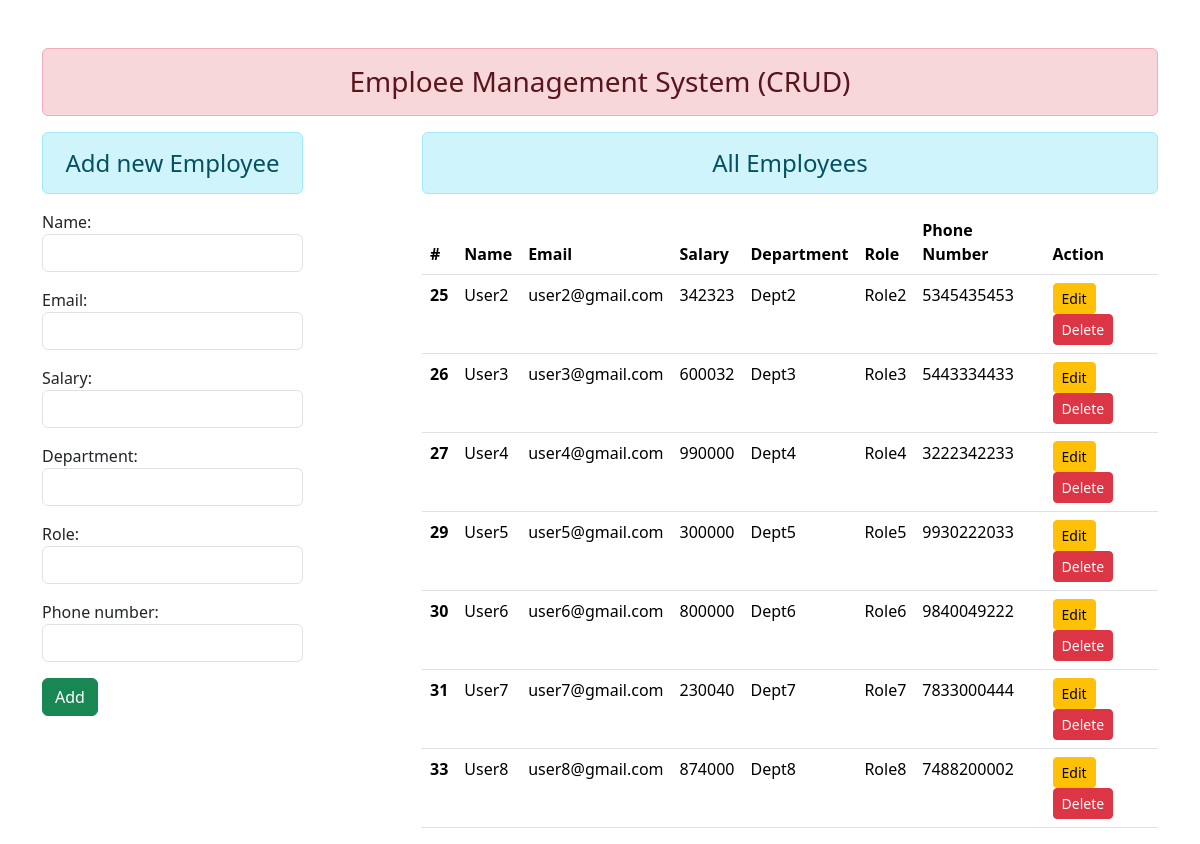
Before: / with the older database file.
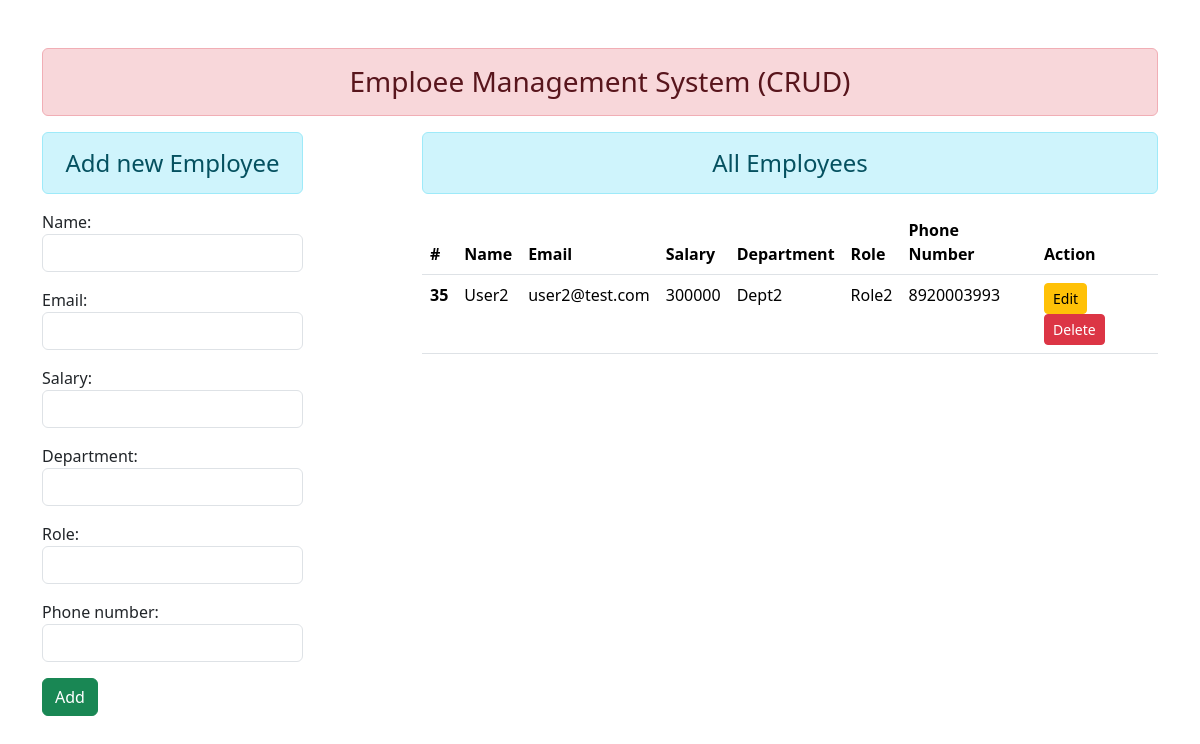
After: the same page with the newer database file.
### employee/models.py (models this page shows, shortened)
class Employee(models.Model):
    name = models.CharField(max_length=50)
    email = models.EmailField(max_length=100)
    salary = models.IntegerField()
    department = models.CharField(max_length=50)
    role = models.CharField(max_length=50)
    phone_number = models.TextField(max_length=10)

### employee/views.py (the view, shortened to what this page needs)
# urls.py: path('', views.EmployeeAddShowView.as_view(), name="addandshow"),
class EmployeeAddShowView(TemplateView):
    template_name = 'employee/addandshow.html'
    def get_context_data(self, **kwargs):
        context = super().get_context_data(**kwargs)
        fm = EmployeeForm()
        emp = Employee.objects.all()
        context = {'form': fm, 'emp': emp}
        return context

### employee/forms.py
class EmployeeForm(forms.ModelForm):
    class Meta:
        model = Employee
        fields = '__all__'
        widgets = {
            'name': forms.TextInput(attrs={'class': 'form-control'}),
            'email': forms.EmailInput(attrs={'class': 'form-control'}),
            'salary': forms.NumberInput(attrs={'class': 'form-control'}),
            'department': forms.TextInput(attrs={'class': 'form-control'}),
            'role': forms.TextInput(attrs={'class': 'form-control'}),
            'phone_number': forms.TextInput(attrs={'class': 'form-control'}),
        }

### employee/templates/employee/addandshow.html (shortened to what this page needs)
{% extends 'employee/base.html' %}
{% block content %}
<div class="row">
    <div class="col-sm-3">
        <h4 class="text-center alert alert-info">Add new Employee</h4>
        <form action="" method="POST">
            {{form.as_p}}
            <input type="submit" class="btn btn-success" value="Add">
        </form>
    </div>
    <div class="col-sm-8 offset-1">
        <h4 class="text-center alert alert-info">All Employees</h4>
        {% if emp %}
        <table class="table">
            <thead>
            <tr>
                <th scope="col">#</th>
                <th scope="col">Name</th>
                <th scope="col">Email</th>
                <th scope="col">Salary</th>
                <th scope="col">Department</th>
                <th scope="col">Role</th>
                <th scope="col">Phone Number</th>
                <th scope="col">Action</th>
            </tr>
            </thead>
            <tbody>
            {% for ep in emp %}
            <tr>
                <th scope="row">{{ep.pk}}</th>
                <td>{{ep.name}}</td>
                <td>{{ep.email}}</td>
                <td>{{ep.salary}}</td>
                <td>{{ep.department}}</td>
                <td>{{ep.role}}</td>
                <td>{{ep.phone_number}}</td>
                <td>
                    <a href="{% url 'update_emp' ep.id %}" class="btn btn-warning btn-sm">Edit</a>
                    <form action="{% url 'delete_emp' ep.id %}" method="post" class="d-inline">
                        <input type="submit" class="btn btn-danger btn-sm" value="Delete">
                    </form>
                </td>
            </tr>
            {% endfor %}
            </tbody>
        </table>
        {% else %}
        <h4 class="text-center alert alert-warning">No Records found</h4>
        {% endif %}
    </div>
</div>
{% endblock content %}

### employee/templates/employee/base.html (shortened to what this page needs)
<!doctype html>
<html lang="en">
<head>
    <link href="https://cdn.jsdelivr.net/npm/bootstrap@5.3.2/dist/css/bootstrap.min.css" rel="stylesheet"
>
</head>
<body>
<div class="container mt-5">
    <h3 class="text-center alert alert-danger">Emploee Management System (CRUD)</h3>
    {% block content %}
    {% endblock content %}
</div>
</body>
</html>

Changed rows visible on the page:
removed Employee: pk "25", name "User2", email "user2@gmail.com", salary "342323", department "Dept2", role "Role2", phone_number "5345435453"
removed Employee: pk "26", name "User3", email "user3@gmail.com", salary "600032", department "Dept3", role "Role3", phone_number "5443334433"
removed Employee: pk "27", name "User4", email "user4@gmail.com", salary "990000", department "Dept4", role "Role4", phone_number "3222342233"
removed Employee: pk "29", name "User5", email "user5@gmail.com", salary "300000", department "Dept5", role "Role5", phone_number "9930222033"
removed Employee: pk "30", name "User6", email "user6@gmail.com", salary "800000", department "Dept6", role "Role6", phone_number "9840049222"
removed Employee: pk "31", name "User7", email "user7@gmail.com", salary "230040", department "Dept7", role "Role7", phone_number "7833000444"
removed Employee: pk "33", name "User8", email "user8@gmail.com", salary "874000", department "Dept8", role "Role8", phone_number "7488200002"
added Employee: pk "35", name "User2", email "user2@test.com", salary "300000", department "Dept2", role "Role2", phone_number "8920003993"
